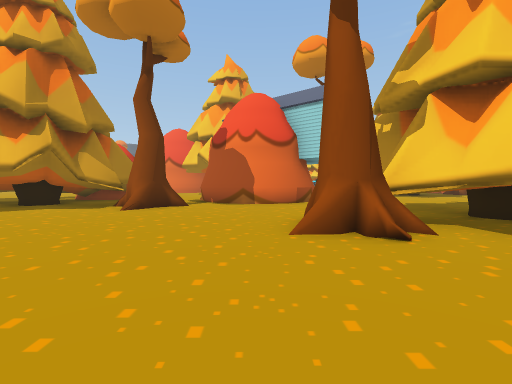
view 1 (above)

24 first-person views from a walk through a scene from a Unity 3-D project. The camera is 1.3 m above the floor, tilts 2° down and sees 85° across. Doors are open. The floor is counted in squares, 2 m on a side. Each view is taken from the middle of a square. On the plan, view 1 faces up. The plan holds only what a view shows up to about 9 squares ahead; the rest is blank. The place goes on beyond the plan. Some animated figures are not drawn. Some surface patterns are stand-ins.

view 2
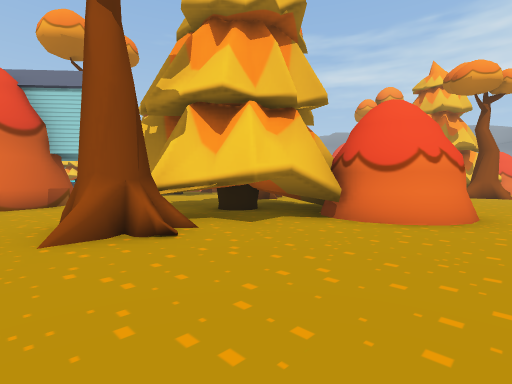

view 3
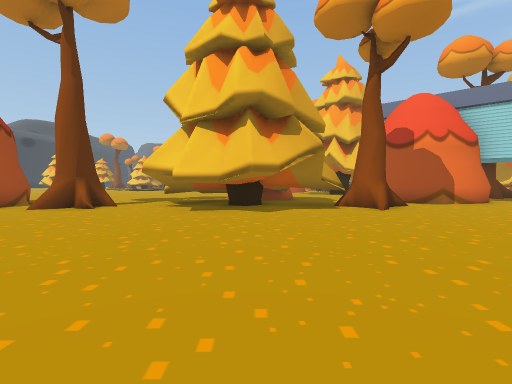

view 4
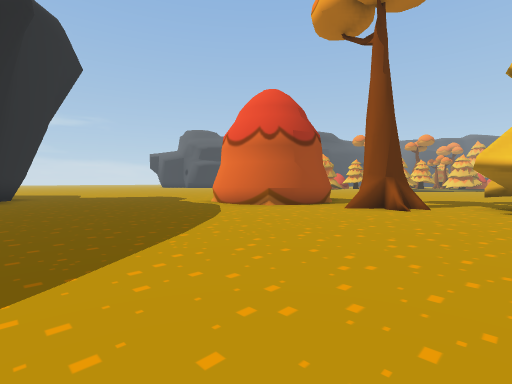

view 5
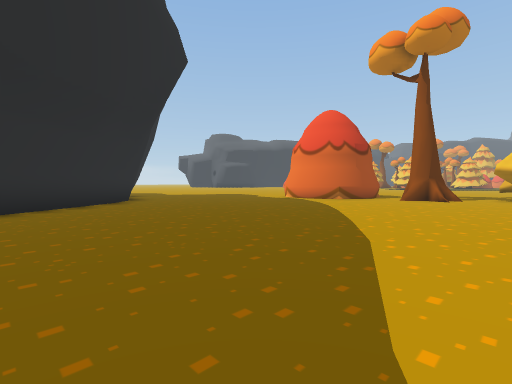

view 6
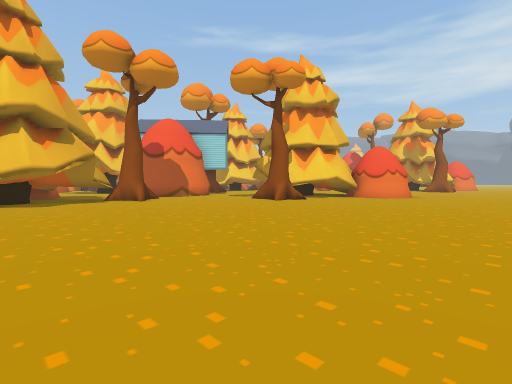

view 7
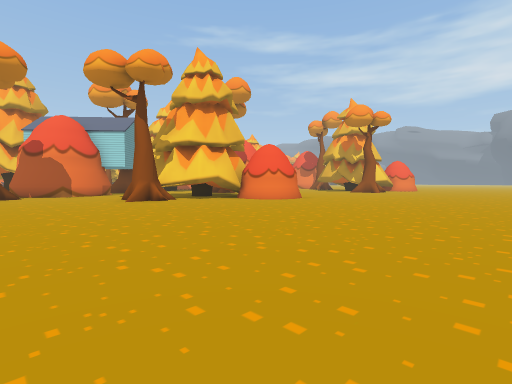

view 8
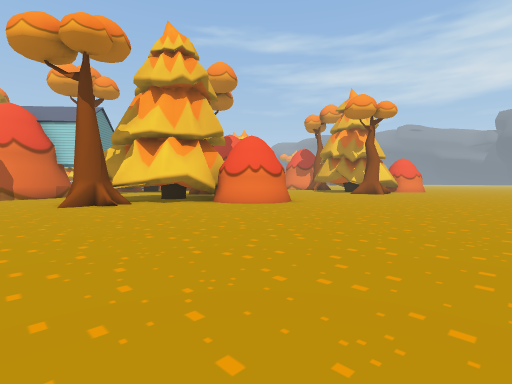

view 9
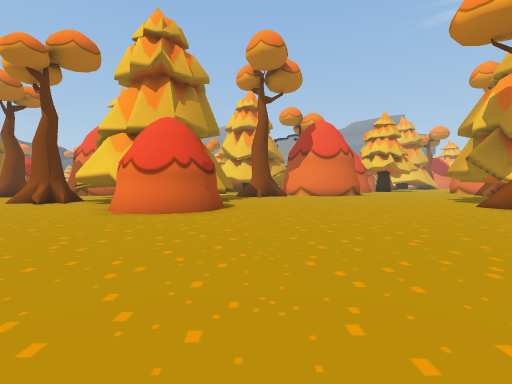

view 10
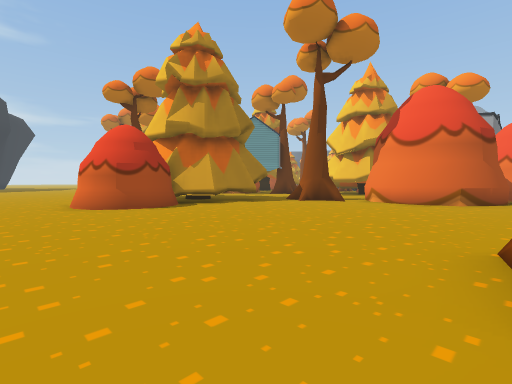

view 11
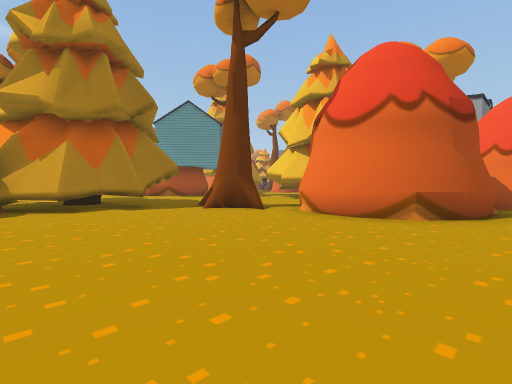

view 12
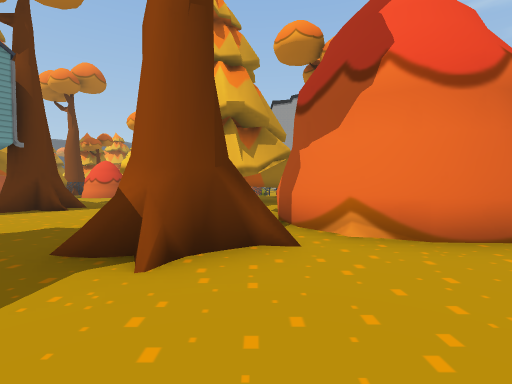

view 13
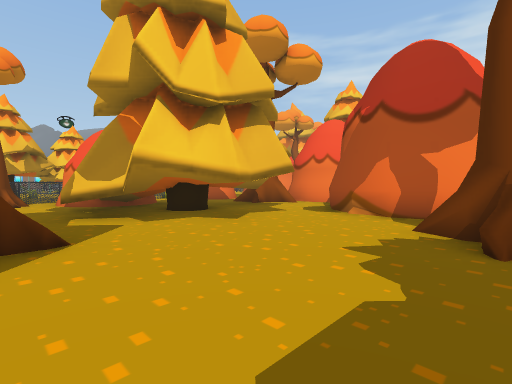

view 14
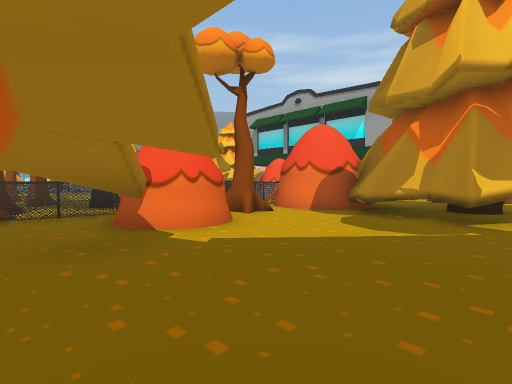

view 15
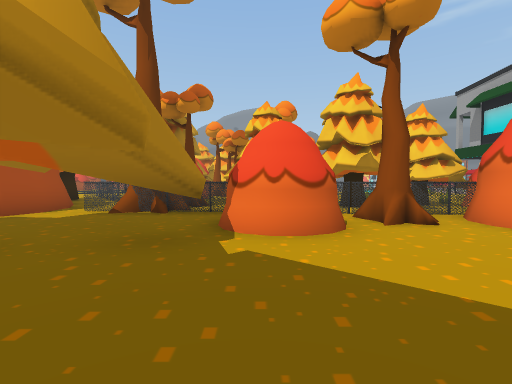

view 16
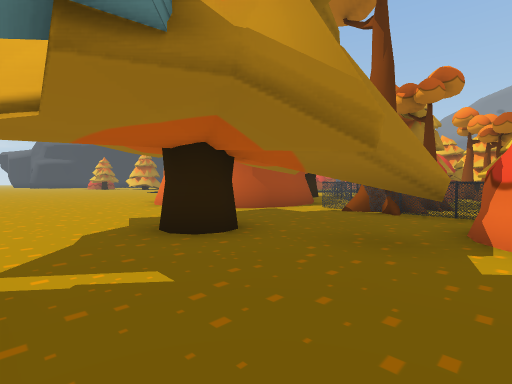

view 17
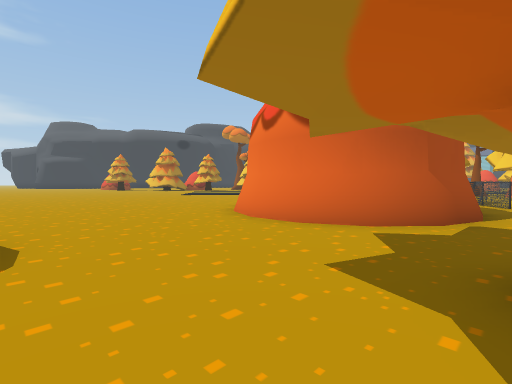

view 18
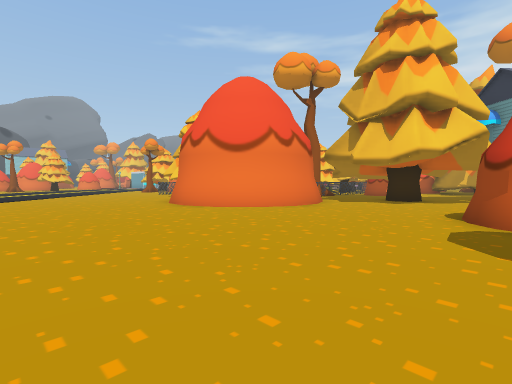

view 19
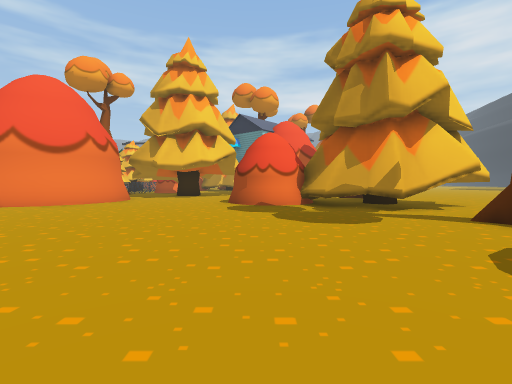

view 20
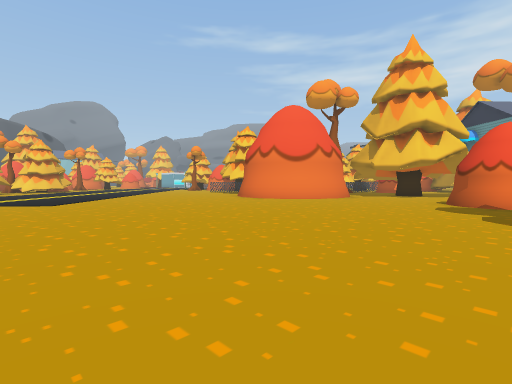

view 21
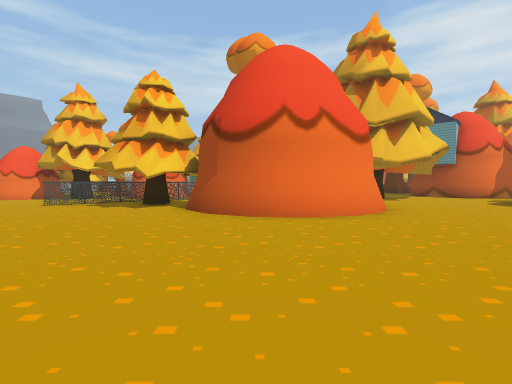

view 22
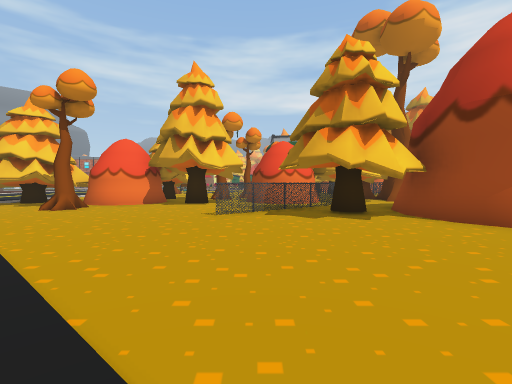

view 23
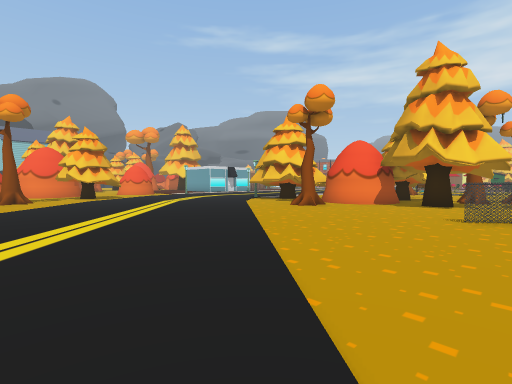

view 24
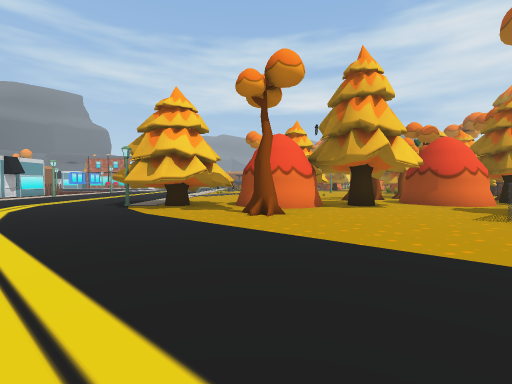

### Floor plan
Key: @ floor where view 1 was taken; # wall or solid block; x gap in a wall; . floor; ^ raised ledge; T tree; S streetlight; O other object.
Columns run from 16 left of view 1 to 15 right of it. Each row starts with its distance up from view 1.
 35       ..   .....
 34      .... ......
 33      ........S##
 32      ........###
 31      ........###
 30      .......T##
 29      ........##
 28      .........##
 27      .........# T
 26      ......O... T
 25      ......O..## T
 24       ......O.#  O
 23      .....## O#  T
 22  ..  ......##O##   O    O
 21  .. .....###### TOOOOOOO#
 20 .........#   # TT O OOOO#
 19 .........#   #OTTOO OOO
 18 .........## ## ...# TT#
 17 ..........###... .##..#
 16 ...............###....###
 15 ...............#......### .TT
 14 ......................#####T
 13 ......................### ..
 12 .........##        TT.###..####
 11 .........##         T.....## #.
 10    .....###         ......#  #.
  9    #....##### .###  ....T.####.
  8    #.T..#####TT...  ....TT.##..
  7    #.TTx#####T....    #.T......
  6  ###....###....... .####.......
  5  ................T####^........
  4 .................TT#####........
  3 ..................T####........#
  2 .....................###......T
  1 .....................##.......TT
  0 ................@..............
 -1 ...............................
 -2 #...........................
 -3 #..........................
 -4 ##.......    ..............
 -5              ............
 -6              ..........

Where each view was taken, in squares from view 1:
view 1: 0 up, 0 right, facing up
view 2: 0 up, 0 right, facing up-right
view 3: 0 up, 6 left, facing up
view 4: 0 up, 8 left, facing up-left
view 5: 4 down, 8 left, facing up-left
view 6: 3 down, 7 left, facing up-right
view 7: 6 down, 3 left, facing up-right
view 8: 5 down, 1 left, facing up-right
view 9: 5 down, 8 right, facing up
view 10: 1 down, 14 right, facing up-left
view 11: 3 up, 14 right, facing up-left
view 12: 5 up, 9 right, facing up
view 13: 8 up, 4 right, facing up-right
view 14: 13 up, 0 right, facing up-right
view 15: 13 up, 2 right, facing up
view 16: 13 up, 2 right, facing up-left
view 17: 13 up, 2 left, facing up-left
view 18: 12 up, 12 left, facing up-right
view 19: 12 up, 15 left, facing right
view 20: 11 up, 16 left, facing up-right
view 21: 20 up, 13 left, facing right
view 22: 25 up, 11 left, facing right
view 23: 25 up, 11 left, facing up-right
view 24: 30 up, 10 left, facing right
